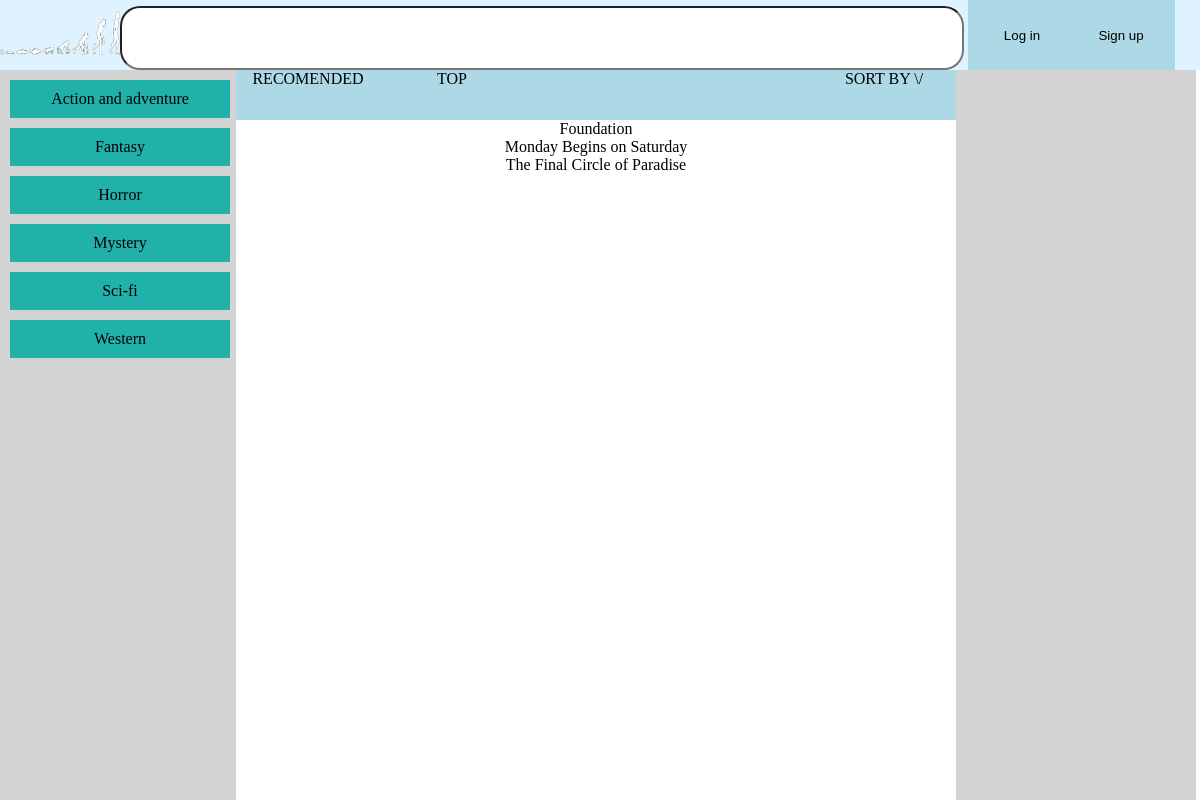
Before: / with the older database file.
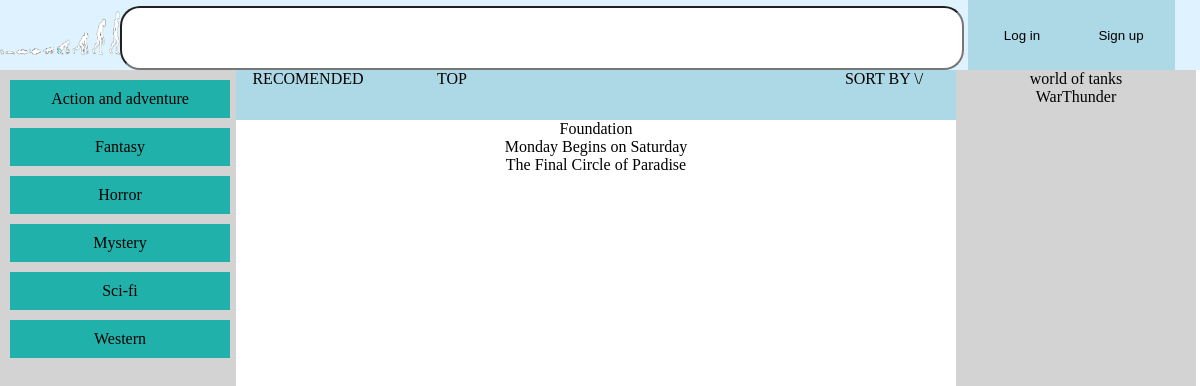
After: the same page with the newer database file.
### tables this page shows
CREATE TABLE IF NOT EXISTS `genres` (
  `GenreID` int(11) NOT NULL AUTO_INCREMENT,
  `GenreName` varchar(30) NOT NULL,
  PRIMARY KEY (`GenreID`),
  KEY `GenreName` (`GenreName`)
);

CREATE TABLE IF NOT EXISTS `books` (
  `BookID` int(11) NOT NULL AUTO_INCREMENT,
  `Bookname` varchar(100) NOT NULL,
  `rating` int(1) NOT NULL,
  `RateSubmitted` int(11) NOT NULL,
  `available_amount` int(11) NOT NULL,
  `General_Information` text NOT NULL,
  PRIMARY KEY (`BookID`),
  KEY `Bookname` (`Bookname`)
);

CREATE TABLE IF NOT EXISTS `ads` (
  `addID` int(11) NOT NULL AUTO_INCREMENT,
  `AddName` varchar(30) NOT NULL,
  `url_link` text NOT NULL,
  PRIMARY KEY (`addID`)
);

### index.php (the view, shortened to what this page needs)
<!DOCTYPE html>
<?php
    require("database_acces.php");
?>
<html>
    <head>
        <link rel="stylesheet" type="text/css" href="style.css">
    </head>
    <body>
        <header>
            <img src = 'Logo2.png' id = "logo">
            <input type = 'text' id = "search">
            <button class = "headerbutton">
                Log in
            </button>
            <button class = "headerbutton">
                Sign up
            </button>
        </header>
        <div id = "main_div">
            <div class = "packs" id = "categories">
                <?php
                    $categories_sql = "SELECT GenreID, GenreName FROM genres";
                    $result = $con->query($categories_sql);
                    while ($row = $result->fetch_assoc())
                    {
                        echo "<div class = 'category'>".$row['GenreName']."</div>";
                    }
                ?>
            </div>
            <div id = "main">
                <div class = "main_header" id = "recomended">
                    RECOMENDED
                </div>
                <div class = "main_header" id = "top">
                    TOP
                </div>
                <div class = "main_header" id = "placeholder">
                </div>
                <div class = "main_header" id = "sortby">
                    SORT BY \/
                </div>
                    <?php
                            $sugg_books_sql = "SELECT BookID, Bookname FROM books LIMIT 5";
                            $result = $con->query($sugg_books_sql);
                            while ($row = $result->fetch_assoc())
                            {
                                echo '<div class = "suggestions">'.$row['Bookname'].'</div>';
                            }
                    ?>
                </div>
            <div id = "adds">
                <?php
                    $ads_sql = "SELECT AddName, url_link FROM ads";
                    $result = $con->query($ads_sql);
                    while ($row = $result->fetch_assoc())
                    {
                        echo '<div class = "ads">'.$row['AddName'].'</div>';
                    }
                ?>
            </div>
        </div>
    </body>
</html>

### style.css (style rules this page uses)
html { width: 100%; height: 100%; }
body { margin:0px; width: 100%; height: 100%; }
header { background: rgb(222, 242, 255); width: 100%; height: 70px; }
#logo { height: 70px; opacity: 1; width:10%; float: left; }
#search { width: 70%; height: 60px; font-size: 40px; border-radius: 20px; padding: 0; min-width: 50px; margin-top: 4px; margin-bottom: 4px; }
.headerbutton { background-color: lightblue; height: 70px; vertical-align: middle; text-decoration: wavy; text-align: center; margin-bottom: 25px; margin-right: -13px; border: 0; width:9%; }
.packs { display:inline-block; background: white; text-align: center; }
#categories { width: 20%; background: lightgray; margin-right: -4px; height: 100%; float: left; }
.category { padding: 10px 0; margin: 10px; background-color: lightseagreen; }
#main_div { height: calc(100% - 70px); }
#main { display:inline-block; background: white; text-align: center; border: 3px; border-color: red; width: 60%; height: 100%; padding-bottom: 200; float: left; }
.main_header { display: inline-block; border: 3px; border-color: seagreen; margin-right: 0px; margin-left: 0px; background: lightblue; height: 50px; float: left; }
#recomended { width: 20%; border: 3px; border-color: royalblue; }
#top { width: 20%; }
#placeholder { width: 40%; }
#sortby { width:20%; }
#adds { display:inline-block; text-align: center; background: lightgray; width: 20%; height: 100%; margin-top: 0; margin-left: 0px; margin-right: 0px; float: left; }

Changed rows visible on the page:
added ads: AddName "world of tanks"
added ads: AddName "WarThunder"
